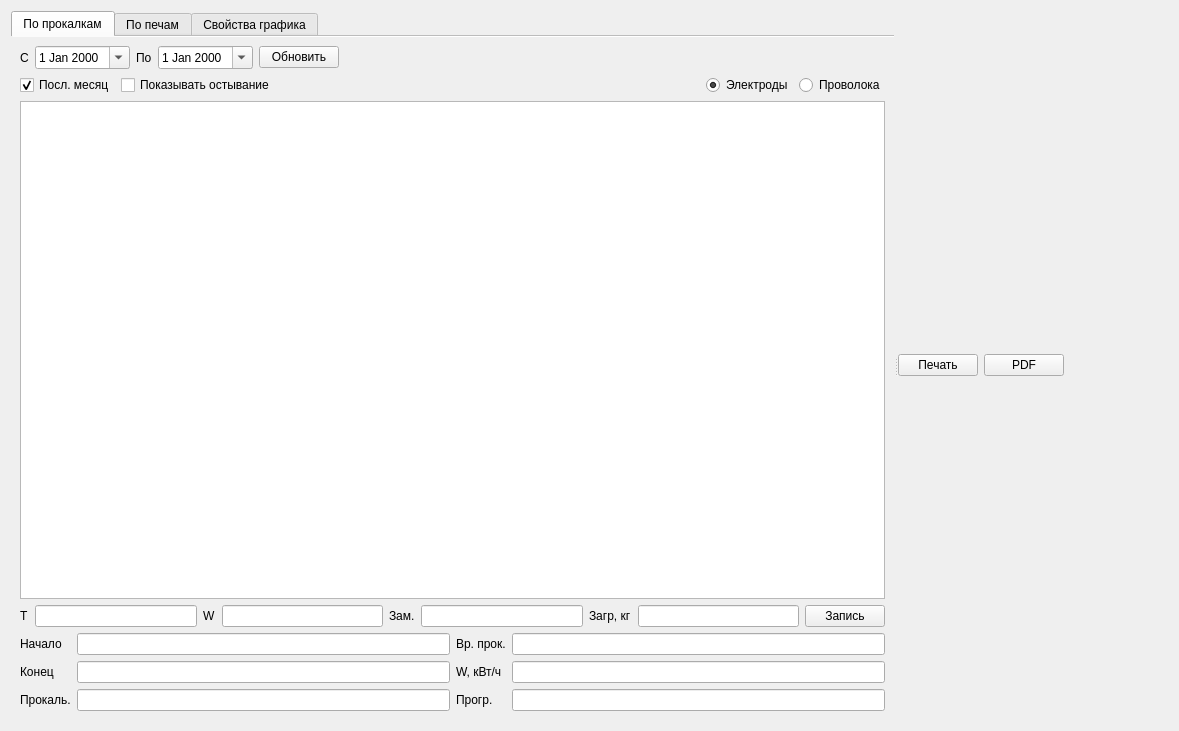
<?xml version="1.0" encoding="UTF-8"?>
<ui version="4.0">
 <class>FormGraph</class>
 <widget class="QWidget" name="FormGraph">
  <property name="geometry">
   <rect>
    <x>0</x>
    <y>0</y>
    <width>1179</width>
    <height>731</height>
   </rect>
  </property>
  <property name="windowTitle">
   <string>Form</string>
  </property>
  <layout class="QVBoxLayout" name="verticalLayout_3">
   <item>
    <widget class="QSplitter" name="splitter">
     <property name="orientation">
      <enum>Qt::Orientation::Horizontal</enum>
     </property>
     <widget class="QTabWidget" name="tabWidget">
      <property name="sizePolicy">
       <sizepolicy hsizetype="Maximum" vsizetype="Expanding">
        <horstretch>0</horstretch>
        <verstretch>0</verstretch>
       </sizepolicy>
      </property>
      <property name="currentIndex">
       <number>0</number>
      </property>
      <property name="documentMode">
       <bool>true</bool>
      </property>
      <widget class="QWidget" name="tab">
       <attribute name="title">
        <string>По прокалкам</string>
       </attribute>
       <layout class="QVBoxLayout" name="verticalLayout_2">
        <item>
         <layout class="QHBoxLayout" name="horizontalLayout">
          <item>
           <widget class="QLabel" name="label">
            <property name="text">
             <string>С</string>
            </property>
           </widget>
          </item>
          <item>
           <widget class="QDateEdit" name="dateEditBeg">
            <property name="calendarPopup">
             <bool>true</bool>
            </property>
           </widget>
          </item>
          <item>
           <widget class="QLabel" name="label_2">
            <property name="text">
             <string>По</string>
            </property>
           </widget>
          </item>
          <item>
           <widget class="QDateEdit" name="dateEditEnd">
            <property name="calendarPopup">
             <bool>true</bool>
            </property>
           </widget>
          </item>
          <item>
           <widget class="QPushButton" name="pushButtonUpdDry">
            <property name="text">
             <string>Обновить</string>
            </property>
           </widget>
          </item>
          <item>
           <spacer name="horizontalSpacer">
            <property name="orientation">
             <enum>Qt::Orientation::Horizontal</enum>
            </property>
            <property name="sizeHint" stdset="0">
             <size>
              <width>40</width>
              <height>20</height>
             </size>
            </property>
           </spacer>
          </item>
         </layout>
        </item>
        <item>
         <layout class="QHBoxLayout" name="horizontalLayout_4">
          <item>
           <widget class="QCheckBox" name="checkBoxMonly">
            <property name="text">
             <string>Посл. месяц</string>
            </property>
            <property name="checked">
             <bool>true</bool>
            </property>
           </widget>
          </item>
          <item>
           <widget class="QCheckBox" name="checkBoxOst">
            <property name="text">
             <string>Показывать остывание</string>
            </property>
           </widget>
          </item>
          <item>
           <spacer name="horizontalSpacer_3">
            <property name="orientation">
             <enum>Qt::Orientation::Horizontal</enum>
            </property>
            <property name="sizeHint" stdset="0">
             <size>
              <width>40</width>
              <height>20</height>
             </size>
            </property>
           </spacer>
          </item>
          <item>
           <widget class="QRadioButton" name="radioButtonEl">
            <property name="text">
             <string>Электроды</string>
            </property>
            <property name="checked">
             <bool>true</bool>
            </property>
           </widget>
          </item>
          <item>
           <widget class="QRadioButton" name="radioButtonWire">
            <property name="text">
             <string>Проволока</string>
            </property>
           </widget>
          </item>
         </layout>
        </item>
        <item>
         <widget class="RestTableView" name="tableViewDry">
          <property name="selectionMode">
           <enum>QAbstractItemView::SelectionMode::SingleSelection</enum>
          </property>
          <property name="selectionBehavior">
           <enum>QAbstractItemView::SelectionBehavior::SelectRows</enum>
          </property>
          <property name="sortingEnabled">
           <bool>true</bool>
          </property>
          <attribute name="verticalHeaderVisible">
           <bool>false</bool>
          </attribute>
         </widget>
        </item>
        <item>
         <layout class="QHBoxLayout" name="horizontalLayout_2">
          <item>
           <widget class="QLabel" name="label_3">
            <property name="text">
             <string>T</string>
            </property>
           </widget>
          </item>
          <item>
           <widget class="DoubleLineEdit" name="lineEditT"/>
          </item>
          <item>
           <widget class="QLabel" name="label_4">
            <property name="text">
             <string>W</string>
            </property>
           </widget>
          </item>
          <item>
           <widget class="DoubleLineEdit" name="lineEditW"/>
          </item>
          <item>
           <widget class="QLabel" name="label_5">
            <property name="text">
             <string>Зам.</string>
            </property>
           </widget>
          </item>
          <item>
           <widget class="QLineEdit" name="lineEditZms"/>
          </item>
          <item>
           <widget class="QLabel" name="label_6">
            <property name="text">
             <string>Загр, кг</string>
            </property>
           </widget>
          </item>
          <item>
           <widget class="DoubleLineEdit" name="lineEditKvo"/>
          </item>
          <item>
           <widget class="QPushButton" name="pushButtonSave">
            <property name="text">
             <string>Запись</string>
            </property>
           </widget>
          </item>
         </layout>
        </item>
        <item>
         <layout class="QGridLayout" name="gridLayout">
          <item row="0" column="0">
           <widget class="QLabel" name="label_7">
            <property name="text">
             <string>Начало</string>
            </property>
           </widget>
          </item>
          <item row="0" column="2">
           <widget class="QLabel" name="label_10">
            <property name="text">
             <string>Вр. прок.</string>
            </property>
           </widget>
          </item>
          <item row="0" column="3">
           <widget class="QLineEdit" name="lineEditS">
            <property name="readOnly">
             <bool>true</bool>
            </property>
           </widget>
          </item>
          <item row="1" column="0">
           <widget class="QLabel" name="label_8">
            <property name="text">
             <string>Конец</string>
            </property>
           </widget>
          </item>
          <item row="2" column="0">
           <widget class="QLabel" name="label_9">
            <property name="text">
             <string>Прокаль.</string>
            </property>
           </widget>
          </item>
          <item row="2" column="1">
           <widget class="QLineEdit" name="lineEditRab">
            <property name="readOnly">
             <bool>true</bool>
            </property>
           </widget>
          </item>
          <item row="1" column="2">
           <widget class="QLabel" name="label_11">
            <property name="text">
             <string>W, кВт/ч</string>
            </property>
           </widget>
          </item>
          <item row="1" column="3">
           <widget class="QLineEdit" name="lineEditEnerg">
            <property name="readOnly">
             <bool>true</bool>
            </property>
           </widget>
          </item>
          <item row="2" column="2">
           <widget class="QLabel" name="label_12">
            <property name="text">
             <string>Прогр.</string>
            </property>
           </widget>
          </item>
          <item row="2" column="3">
           <widget class="QLineEdit" name="lineEditProg">
            <property name="readOnly">
             <bool>true</bool>
            </property>
           </widget>
          </item>
          <item row="0" column="1">
           <widget class="QLineEdit" name="lineEditProcBeg">
            <property name="readOnly">
             <bool>true</bool>
            </property>
           </widget>
          </item>
          <item row="1" column="1">
           <widget class="QLineEdit" name="lineEditProcEnd">
            <property name="readOnly">
             <bool>true</bool>
            </property>
           </widget>
          </item>
         </layout>
        </item>
       </layout>
      </widget>
      <widget class="QWidget" name="tab_2">
       <attribute name="title">
        <string>По печам</string>
       </attribute>
       <layout class="QVBoxLayout" name="verticalLayout_4">
        <item>
         <layout class="QHBoxLayout" name="horizontalLayout_3">
          <item>
           <widget class="QLabel" name="label_13">
            <property name="text">
             <string>С</string>
            </property>
           </widget>
          </item>
          <item>
           <widget class="QDateTimeEdit" name="dateTimeEditBeg">
            <property name="calendarPopup">
             <bool>true</bool>
            </property>
           </widget>
          </item>
          <item>
           <widget class="QLabel" name="label_14">
            <property name="text">
             <string>По</string>
            </property>
           </widget>
          </item>
          <item>
           <widget class="QDateTimeEdit" name="dateTimeEditEnd">
            <property name="calendarPopup">
             <bool>true</bool>
            </property>
           </widget>
          </item>
          <item>
           <widget class="QPushButton" name="pushButtonOven">
            <property name="text">
             <string>Обновить</string>
            </property>
           </widget>
          </item>
          <item>
           <spacer name="horizontalSpacer_4">
            <property name="orientation">
             <enum>Qt::Orientation::Horizontal</enum>
            </property>
            <property name="sizeHint" stdset="0">
             <size>
              <width>40</width>
              <height>20</height>
             </size>
            </property>
           </spacer>
          </item>
         </layout>
        </item>
        <item>
         <widget class="RestTableView" name="tableViewOven">
          <property name="selectionMode">
           <enum>QAbstractItemView::SelectionMode::SingleSelection</enum>
          </property>
          <property name="selectionBehavior">
           <enum>QAbstractItemView::SelectionBehavior::SelectRows</enum>
          </property>
          <attribute name="verticalHeaderVisible">
           <bool>false</bool>
          </attribute>
         </widget>
        </item>
       </layout>
      </widget>
      <widget class="QWidget" name="tab_3">
       <attribute name="title">
        <string>Свойства графика</string>
       </attribute>
       <layout class="QVBoxLayout" name="verticalLayout">
        <item>
         <layout class="QVBoxLayout" name="verticalLayoutCfg">
          <item>
           <widget class="QScrollArea" name="scrollArea">
            <property name="widgetResizable">
             <bool>true</bool>
            </property>
            <widget class="QWidget" name="scrollAreaWidgetContents">
             <property name="geometry">
              <rect>
               <x>0</x>
               <y>0</y>
               <width>747</width>
               <height>655</height>
              </rect>
             </property>
             <layout class="QVBoxLayout" name="verticalLayout_5">
              <item>
               <layout class="QVBoxLayout" name="verticalLayoutChn"/>
              </item>
              <item>
               <spacer name="verticalSpacer">
                <property name="orientation">
                 <enum>Qt::Orientation::Vertical</enum>
                </property>
                <property name="sizeHint" stdset="0">
                 <size>
                  <width>20</width>
                  <height>40</height>
                 </size>
                </property>
               </spacer>
              </item>
             </layout>
            </widget>
           </widget>
          </item>
         </layout>
        </item>
       </layout>
      </widget>
     </widget>
     <widget class="QWidget" name="verticalLayoutWidget">
      <layout class="QVBoxLayout" name="verticalLayoutPlot">
       <item>
        <layout class="QHBoxLayout" name="horizontalLayout_5">
         <property name="sizeConstraint">
          <enum>QLayout::SizeConstraint::SetMaximumSize</enum>
         </property>
         <item>
          <widget class="QPushButton" name="pushButtonPrint">
           <property name="sizePolicy">
            <sizepolicy hsizetype="Maximum" vsizetype="Fixed">
             <horstretch>0</horstretch>
             <verstretch>0</verstretch>
            </sizepolicy>
           </property>
           <property name="text">
            <string>Печать</string>
           </property>
          </widget>
         </item>
         <item>
          <widget class="QPushButton" name="pushButtonPdf">
           <property name="font">
            <font>
             <family>.AppleSystemUIFont</family>
            </font>
           </property>
           <property name="text">
            <string>PDF</string>
           </property>
          </widget>
         </item>
         <item>
          <spacer name="horizontalSpacer_5">
           <property name="orientation">
            <enum>Qt::Orientation::Horizontal</enum>
           </property>
           <property name="sizeHint" stdset="0">
            <size>
             <width>40</width>
             <height>20</height>
            </size>
           </property>
          </spacer>
         </item>
        </layout>
       </item>
      </layout>
     </widget>
    </widget>
   </item>
  </layout>
 </widget>
 <customwidgets>
  <customwidget>
   <class>RestTableView</class>
   <extends>QTableView</extends>
   <header>rest/resttableview.h</header>
  </customwidget>
  <customwidget>
   <class>DoubleLineEdit</class>
   <extends>QLineEdit</extends>
   <header>widgets/doublelineedit.h</header>
  </customwidget>
 </customwidgets>
 <resources/>
 <connections/>
</ui>
